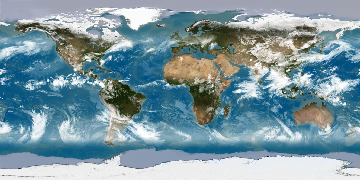
%> input picture 2 - Two Body Problem/earth.png, 360 x 180 px
$ octave GroundTrack.m   (GNU Octave 9; MATLAB toolbox functions it lacks are replaced by stand-ins)
%> lines starting %> are read from the running program, lines starting %| are printed output that depends on the picture
### 7 - Orbits in 3D & Ground Tracks/newton_raphson.m
function [x2] = newton_raphson(fHandle, fdHandle, x1, tolerance)

if(~exist("tolerance","var"))
    tolerance = 1e-8;
end

epsilon = 1;
while(epsilon >= tolerance)
    f = fHandle(x1);
    fd = fdHandle(x1);
    x2 = x1 - f/fd;
    epsilon = x2-x1;
    x1 = x2;
end

end % endfunction

### 7 - Orbits in 3D & Ground Tracks/GroundTrack.m
clear
close all
clc

% X means Inertial frame
% x_dash means ECEF frame
% x_hat means in the perifocal frame

mu = 398600; % [km^2/s]
J2 = 0.0010836;
R_earth = 6378; % [km]s
rp  = 6700; % [km]
ra = 10000; % [km]
theta0 = 230 *pi/180; % [rad]
OMEGA0 = 270 *pi/180; % [rad]
i0 = 60 *pi/180; % [rad]
omega0 = 45 *pi/180; % [rad]
delta_t = 60; % [s]

a = (rp+ra)/2;
e = (ra-rp)/(ra+rp);
h = sqrt(mu*rp*(1+e)); % [km^2/s]
T = 2*pi/sqrt(mu)*a^(3/2); % [s]
OMEGA_d = -1.5*sqrt(mu)*J2*R_earth^2/(1-e^2)^2/a^(7/2) * cos(i0);
% OMEGA_d = -2.3394e-7
% omega_d = -1.5*sqrt(mu)*J2*R_earth^2/(1-e^2)^2/a^(7/2) * (5/2*sind(i0)^2-2)
omega_d = OMEGA_d * (5/2*sin(i0)^2-2)/cos(i0);

E0 = 2*atan(tan(theta0/2) * sqrt((1-e)/(1+e))); % [rad]
M0 = E0 - e*sin(E0); % [rad]
t0 = M0/2/pi*T;

N_points = 400;
delta = nan(1,N_points);
alpha = nan(1,N_points);
r_X = nan(3, N_points);
r_xdash = nan(3, N_points);

for n_time=1:N_points
    dt = n_time*delta_t;
    t = t0 + dt;
    M = 2*pi*t/T;
    E = newton_raphson(@(E) E-e*sin(E)-M, @(E) 1-e*cos(E), 0.3); % this might need fixing for E to become +ve
    theta = 2*atan(tan(E/2) * sqrt((1+e)/(1-e))); % [rad]
    OMEGA = OMEGA0 + OMEGA_d*dt;
    omega = omega0 + omega_d*dt;
    i = i0;

    r_x_hat = h^2/mu/(1+e*cos(theta)) * [cos(theta); sin(theta); 0]; % in orbit axes
    v_x_hat = mu/h * [-sin(theta); e+cos(theta); 0];
    Q_X_xhat = [cos(omega),sin(omega),0; -sin(omega),cos(omega),0; 0,0,1] * [1,0,0; 0,cos(i),sin(i); 0,-sin(i),cos(i)] * [cos(OMEGA),sin(OMEGA),0; -sin(OMEGA),cos(OMEGA),0; 0,0,1];
    r_X(:,n_time) = transpose(Q_X_xhat) * r_x_hat; % in inertial axes fixed with respect to stars
    v_X = transpose(Q_X_xhat) * v_x_hat;

    OMEGA_EARTH = 2*pi/24/3600; % [rad/s] anglar velocity of earth about inertial Z axis
    THETA = OMEGA_EARTH*dt;
    r_xdash(:, n_time) = [cos(THETA),sin(THETA),0; -sin(THETA),cos(THETA),0; 0,0,1] * r_X(:,n_time); % in earth fixed axes

    r_xdash_mag = norm(r_xdash(:,n_time));
    l = r_xdash(1,n_time)/r_xdash_mag;
    m = r_xdash(2,n_time)/r_xdash_mag;
    ind = r_xdash(3,n_time)/r_xdash_mag;

    delta(n_time) = asin(ind); % [rad] declination
    if(m>0), alpha(n_time) = acos(l/cos(delta(n_time))); else, alpha(n_time) = 2*pi-acos(l/cos(delta(n_time))); end  % [rad] right ascension
end

alpha(alpha>pi) = alpha(alpha>pi)-2*pi; % this is to adjust the vector for plotting

%% Plot
% fig = figure('Position', [1, 1, 1368, 728]);
% plot(ax1, alpha*180/pi, delta*180/pi, 'rx', 'LineWidth', 2);

fig = figure('Position', [1, 1, 1368, 728]);
ax1 = subplot(2,15,[1:10,16:25]);
IMAGE = imread("earth.png");
%> IMAGE is the input picture: size 180x360x3 uint8; mean R, G, B 124.4, 151.2, 161.1
X = -180:180;
Y = 90:-1:-90;
p1 = plot(ax1, nan, nan);
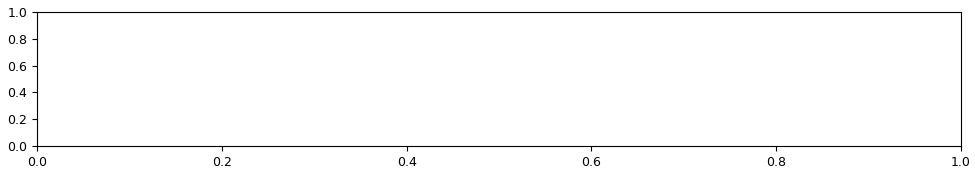
%> figure redrawn from the program's plot data
imagesc(X, Y, IMAGE);
axis xy;
hold on; grid on;
title("Ground Track of Satellite", 'Interpreter', 'latex', 'FontSize', 15);
xlabel("Right Ascension $\alpha$ [deg]", 'Interpreter', 'latex', 'FontSize', 15);
ylabel("Declination $\delta$ [deg]", 'Interpreter', 'latex', 'FontSize', 15);

ax2 = subplot(2,15,12:15);
hold on; grid on;
p2 = plot3(ax2, nan, nan, nan, nan, nan, nan);
p3 = plot3(ax2, nan, nan, nan, nan, nan, nan);
[X_sp1, Y_sp1, Z_sp1] = sphere;
X_sp1 = X_sp1*R_earth; Y_sp1 = Y_sp1*R_earth; Z_sp1 = -Z_sp1*R_earth;
surf(ax2, X_sp1, Y_sp1, Z_sp1, 'CData', IMAGE, 'FaceColor', 'texturemap', 'EdgeColor', 'none');
title("Satellite Orbit in ECEF axes", 'Interpreter', 'latex', 'FontSize', 15);
xlabel("$x$ [km]", 'Interpreter', 'latex', 'FontSize', 12);
ylabel("$y$ [km]", 'Interpreter', 'latex', 'FontSize', 12);
zlabel("$z$ [km]", 'Interpreter', 'latex', 'FontSize', 12);
view([150,10])
xlim([-6000, 6000]);
ylim([-1e4, 1e4]);
zlim([-1e4, 1e4]);
axis equal;

ax3 = subplot(2,15,27:30);
hold on; grid on;
[X_sp2, Y_sp2, Z_sp2] = sphere;
X_sp2 = X_sp2*R_earth; Y_sp2 = Y_sp2*R_earth; Z_sp2 = -Z_sp2*R_earth;
p4 = plot3(ax2, nan, nan, nan, nan, nan, nan);
p5 = plot3(ax2, nan, nan, nan, nan, nan, nan);
p6 = surf(ax3, X_sp2, Y_sp2, Z_sp2, 'CData', IMAGE, 'FaceColor', 'texturemap', 'EdgeColor', 'none');
title("Satellite Orbit in Inertial axes", 'Interpreter', 'latex', 'FontSize', 15);
xlabel("$x$ [km]", 'Interpreter', 'latex', 'FontSize', 12);
ylabel("$y$ [km]", 'Interpreter', 'latex', 'FontSize', 12);
zlabel("$z$ [km]", 'Interpreter', 'latex', 'FontSize', 12);
view([150,10])
xlim([-6000, 6000]);
ylim([-1e4, 1e4]);
zlim([-1e4, 1e4]);
axis equal;

for ind = 1:N_points
    % delete(p1);
    delete(p2);
    delete(p3);
    delete(p4);
    delete(p5);
    delete(p6);
    p1 = plot(ax1, alpha(1:ind)*180/pi, delta(1:ind)*180/pi, 'rx', 'LineWidth', 2);
    p2 = plot3(ax2, r_xdash(1,1:ind), r_xdash(2,1:ind), r_xdash(3,1:ind), 'r', 'LineWidth', 2);
    p3 = plot3(ax2, r_xdash(1,ind), r_xdash(2,ind), r_xdash(3,ind), 'ro', 'LineWidth', 4);
    X_sp2_temp = cos(OMEGA_EARTH*delta_t)*X_sp2 - sin(OMEGA_EARTH*delta_t)*Y_sp2;
    Y_sp2 = sin(OMEGA_EARTH*delta_t)*X_sp2 + cos(OMEGA_EARTH*delta_t)*Y_sp2;
    X_sp2 = X_sp2_temp;
    clear X_sp2_temp;
    p4 = plot3(ax3, r_X(1,1:ind), r_X(2,1:ind), r_X(3,1:ind), 'r', 'LineWidth', 2);
    p5 = plot3(ax3, r_X(1,ind), r_X(2,ind), r_X(3,ind), 'ro', 'LineWidth', 4);
    p6 = surf(ax3, X_sp2, Y_sp2, Z_sp2, 'CData', IMAGE, 'FaceColor', 'texturemap', 'EdgeColor', 'none');
    pause(0.01);
end
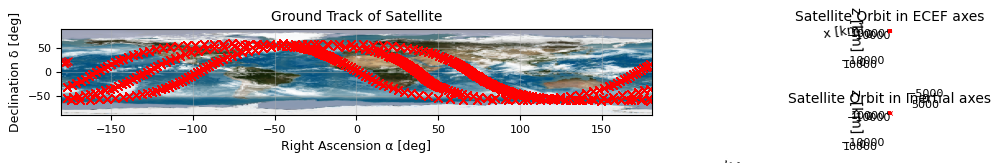
%> figure redrawn from the program's plot data, 3 panels

saveas(fig, "Ground Track", 'svg');

%% NACA Orbit Parameters, 3d simulation along with 2d track simulation
